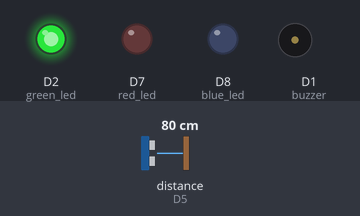
Recording of a program running on a simulated ESP8266 (NodeMCU). Shown: output pins drawn as LEDs (lit = HIGH), buzzer (waves = sounding). Wiring (inferred from the names in the program): ultrasonic range finder: trigger D6; echo D5. The inputs (shaded band) are chosen by the test bench; at power-on: distance to the obstacle (sensor on D5) 80 cm. The echo pulse lasts 58.3 µs per cm; WiFi joins after 1.5 s; servers stay silent unless stated; no MQTT or app messages arrive unless stated; pins used as bus, display or sensor lines are not drawn; what the program prints to the serial monitor is not drawn.

Above: at 2.7 s.
2.8 s: distance to the obstacle (sensor on D5) set to 19 cm
5.5 s: distance to the obstacle (sensor on D5) set to 15 cm
At 6.3 s:
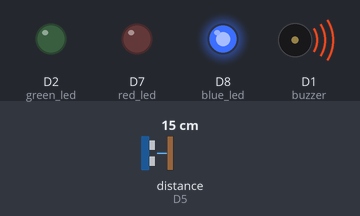
8.2 s: distance to the obstacle (sensor on D5) set to 11 cm
10.9 s: distance to the obstacle (sensor on D5) set to 8 cm
At 12.3 s:
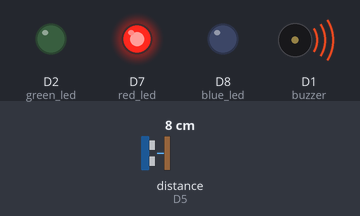
13.6 s: distance to the obstacle (sensor on D5) set to 18 cm
At 16.6 s:
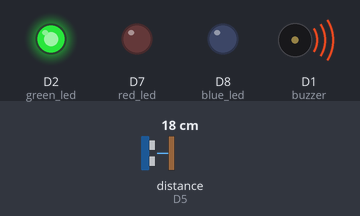
17.0 s: distance to the obstacle (sensor on D5) set to 2 cm
At 18.2 s:
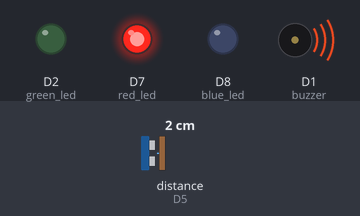
Timing chart, 0 to 20.0 s (numbered marks = the images above; inputs shaded):
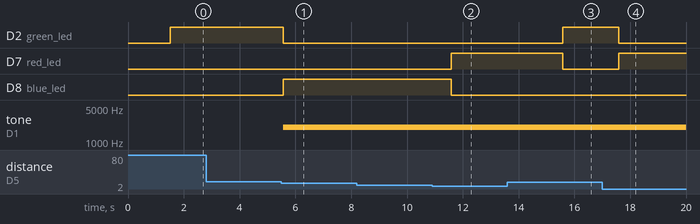

The program:

main.cpp
```cpp
#include <Arduino.h>
#include <ESP8266WiFi.h>
#include <PubSubClient.h>

#define triggerPin D6
#define echoPin D5
#define buzzer D1

#define red_led D7
#define green_led D2
#define blue_led D8

const char *ssid = "WARJO";                    // sesuaikan dengan username wifi
const char *password = "ojotakonaku";          // sesuaikan dengan password wifi
const char *mqtt_server = "broker.hivemq.com"; // isikan server broker

WiFiClient espClient;
PubSubClient client(espClient);

long now = millis();
long lastMeasure = 0;
String macAddr = "";

void setup_wifi()
{
  delay(10);
  Serial.println();
  Serial.print("Connecting to ");
  Serial.println(ssid);
  WiFi.begin(ssid, password);
  while (WiFi.status() != WL_CONNECTED)
  {
    delay(500);
    Serial.print(".");
  }
  Serial.println("");
  Serial.print("WiFi connected - ESP IP address: ");
  Serial.println(WiFi.localIP());
  macAddr = WiFi.macAddress();
  Serial.println(macAddr);
}

void reconnect()
{
  while (!client.connected())
  {
    Serial.print("Attempting MQTT connection...");
    if (client.connect(macAddr.c_str()))
    {
      Serial.println("connected");
    }
    else
    {
      Serial.print("failed, rc=");
      Serial.print(client.state());
      Serial.println(" try again in 5 seconds");
      delay(5000);
    }
  }
}

void setup()
{
  Serial.begin(115200);
  pinMode(red_led, OUTPUT); // atur pin-pin digital sebagai output
  pinMode(green_led, OUTPUT);
  pinMode(blue_led, OUTPUT);

  pinMode(triggerPin, OUTPUT);
  pinMode(echoPin, INPUT);
  pinMode(buzzer, OUTPUT);
  // pinMode(BUILTIN_LED, OUTPUT);
  Serial.println("Mqtt Node-RED");
  setup_wifi();
  client.setServer(mqtt_server, 1883);
}

void loop()
{
  long duration, jarak;
  digitalWrite(triggerPin, LOW);
  delayMicroseconds(2);
  digitalWrite(triggerPin, HIGH);
  delayMicroseconds(10);
  digitalWrite(triggerPin, LOW);
  duration = pulseIn(echoPin, HIGH);
  jarak = duration * 0.034 / 2;
  // Serial.print(jarak);
  // Serial.println(" cm");
  // delay(2000);

  if(jarak>=16){
    Serial.print(jarak);
    Serial.println(" cm");
    digitalWrite(red_led, LOW);
    digitalWrite(green_led, HIGH);
    digitalWrite(blue_led, LOW);
    digitalWrite(buzzer, HIGH);
    delay(2000);
  }else if((jarak > 8) && (jarak <= 16)) {
    Serial.print(jarak);
    Serial.println(" cm");
    digitalWrite(red_led, LOW);
    digitalWrite(green_led, LOW);
    digitalWrite(blue_led, HIGH);
    tone(buzzer, 2000);
    delay(2000);
  }else{
    Serial.print(jarak);
    Serial.println(" cm");
    digitalWrite(red_led, HIGH);
    digitalWrite(green_led, LOW);
    digitalWrite(blue_led, LOW);
    digitalWrite(buzzer, LOW);
    delay(2000);
  }

  if (!client.connected())
  {
    reconnect();
  }
  if (!client.loop())
  {
    client.connect(macAddr.c_str());
  }

  now = millis();

  if (now - lastMeasure > 5000)
  {
    lastMeasure = now;

    jarak = duration * 0.034 / 2;
    static char monitorjarak[7];

    dtostrf(jarak, 4, 2, monitorjarak);

    Serial.println(monitorjarak);

    client.publish("1941720160/room/monitorjarak", monitorjarak);
  }
}
```

Measured:
- the behaviour switches between 17 and 16 cm on distance to the obstacle (sensor on D5) (found by bisection; images 0 and 1)
- the behaviour switches between 10 and 9 cm on distance to the obstacle (sensor on D5) (found by bisection; images 1 and 2)
- after the input at 2.8 s, every drawn part: stays the same
- after the input at 5.5 s, D2 (green_led): HIGH → LOW after 0.07 s; D8 (blue_led): LOW → HIGH after 0.07 s; tone on D1 (buzzer): silent → 2000 Hz after 0.07 s
- after the input at 8.2 s, every drawn part: stays the same
- after the input at 10.9 s, D7 (red_led): LOW → HIGH after 0.68 s; D8 (blue_led): HIGH → LOW after 0.68 s
- after the input at 13.6 s, D2 (green_led): LOW → HIGH after 2.0 s; D7 (red_led): HIGH → LOW after 2.0 s
- after the input at 17.0 s, D2 (green_led): HIGH → LOW after 0.58 s; D7 (red_led): LOW → HIGH after 0.58 s
